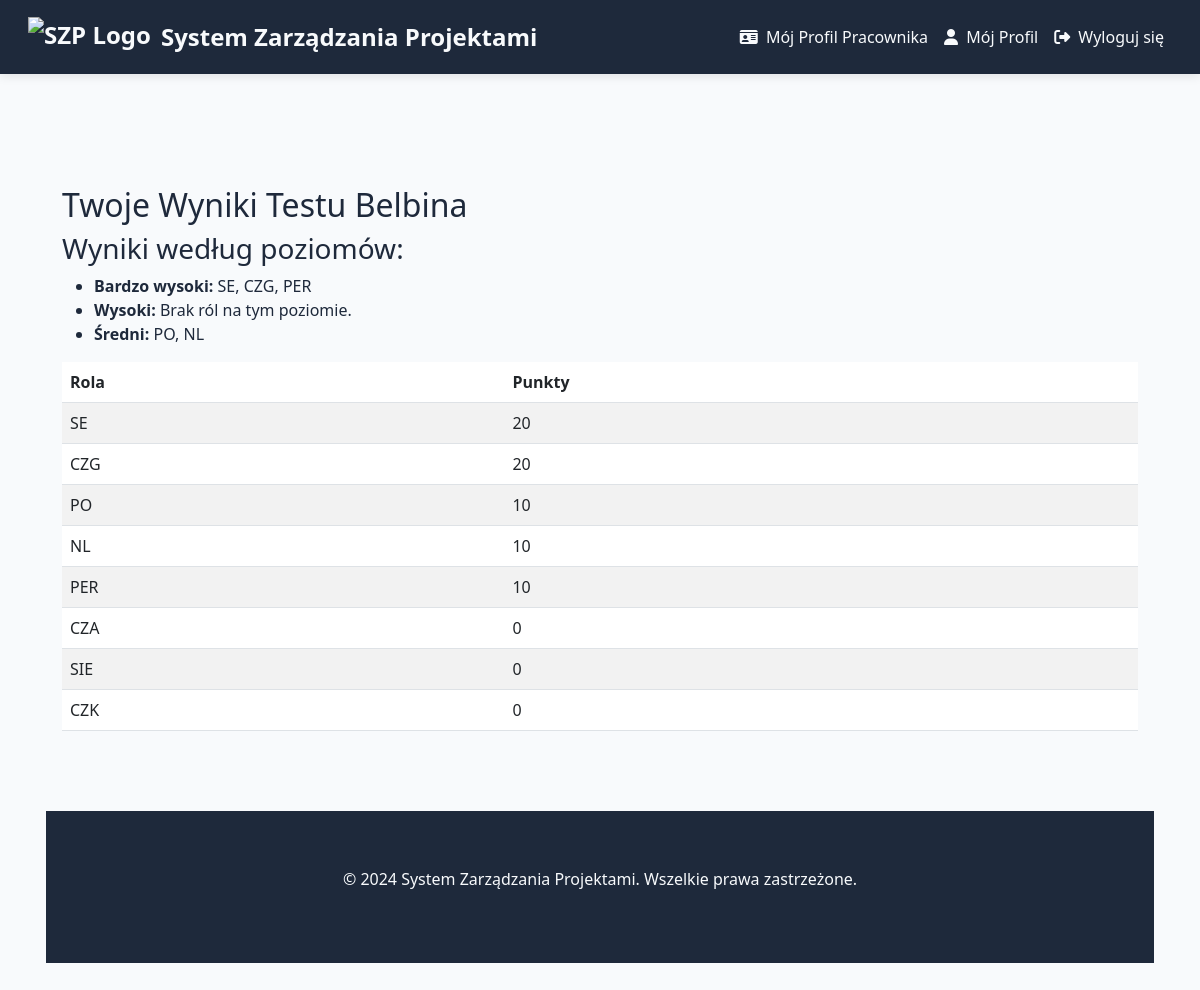
The page /employees/belbin-results/ (signed in) on the database its author committed.
### employees/models.py (models this page shows, shortened)
class BelbinScore(models.Model):
    employee = models.ForeignKey(
        Employee,
        on_delete=models.CASCADE,
        related_name='belbin_scores'
    )
    role_name = models.CharField(max_length=10)  # np. 'SH', 'CO', 'PL' itp.
    score = models.PositiveIntegerField(default=0)

### employees/views.py (the view)
# urls.py: path('belbin-results/', views.belbin_results_view, name='belbin_results'),
@login_required
def belbin_results_view(request):
    try:
        employee = Employee.objects.get(user=request.user)
        results = employee.belbin_test_result
        scores = employee.belbin_scores.all().order_by('-score')  # np. sortowanie malejąco po punktach
    except Employee.DoesNotExist:
        results = None
        scores = []
    return render(request, 'employees/belbin_results.html', {
        'results': results,
        'scores': scores,
    })

### employees/context_processors.py (called while the page is built)
def global_context_processor(request):
    role_names = {
        'PO': 'Praktyczny Organizator',
        'NL': 'Naturalny Lider',
        'CZA': 'Człowiek Akcji',
        'SIE': 'Siewca (Człowiek Idei)',
        'CZK': 'Człowiek Kontaktów',
        'SE': 'Sędzia',
        'CZG': 'Człowiek Grupy',
        'PER': 'Perfekcjonista'
    }
    return {'role_names': role_names}

### employees/templatetags/employee_tags.py (called while the page is built, shortened)
@register.filter
def get_employee_id(user):
    if hasattr(user, 'employee') and user.employee:
        return user.employee.id

### employees/templates/employees/belbin_results.html (shortened to what this page needs)
{% extends "base.html" %}
{% block content %}
<div class="container mt-5">
    <h2>Twoje Wyniki Testu Belbina</h2>
    {% if results %}
        <h3>Wyniki według poziomów:</h3>
        <ul>
            {% for level, roles in results.roles_by_level.items %}
                <li><strong>{{ level|capfirst }}:</strong>
                    {% if roles %}
                        {{ roles|join:", " }}
                    {% else %}
                        Brak ról na tym poziomie.
                    {% endif %}
                </li>
            {% endfor %}
        </ul>
    {% else %}
        <p>Nie masz jeszcze wyników testu Belbina. Wypełnij test, aby zobaczyć swoje wyniki.</p>
    {% endif %}
<table class="table table-striped">
    <thead>
        <tr>
            <th>Rola</th>
            <th>Punkty</th>
        </tr>
    </thead>
    <tbody>
        {% for score in scores %}
        <tr>
            <td>{{ score.role_name }}</td>
            <td>{{ score.score }}</td>
        </tr>
        {% endfor %}
    </tbody>
</table>
{% endblock %}

### templates/base.html (style rules this page uses)
:root { --primary-color: #2563eb; --secondary-color: #1e40af; --accent-color: #3b82f6; --light-bg: #f8fafc; --dark-bg: #1e293b; --text-light: #f8fafc; --text-dark: #1e293b; }
body { font-family: 'Segoe UI', Tahoma, Geneva, Verdana, sans-serif; background-color: var(--light-bg); color: var(--text-dark); }
.container { padding: 2rem 1rem; }

### rows shown on the page
BelbinScore: role_name "SE", score "20"
BelbinScore: role_name "CZG", score "20"
BelbinScore: role_name "PO", score "10"
BelbinScore: role_name "NL", score "10"
BelbinScore: role_name "PER", score "10"
BelbinScore: role_name "CZA", score "0"
BelbinScore: role_name "SIE", score "0"
BelbinScore: role_name "CZK", score "0"

### other values the page prints
{{ level|capfirst }} "Bardzo wysoki" "Wysoki" "Średni"
{{ roles|join:", " }} "SE, CZG, PER" "PO, NL"
